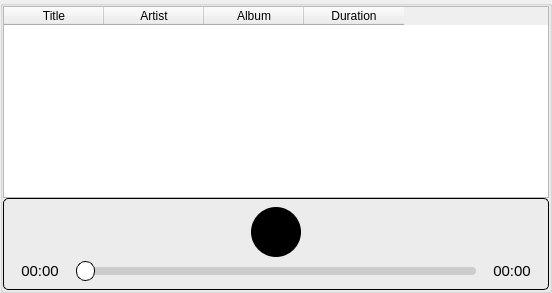
        <widget class="QGroupBox" name="MainBar">
         <property name="sizePolicy">
          <sizepolicy hsizetype="Expanding" vsizetype="Expanding">
           <horstretch>0</horstretch>
           <verstretch>0</verstretch>
          </sizepolicy>
         </property>
         <property name="minimumSize">
          <size>
           <width>0</width>
           <height>0</height>
          </size>
         </property>
         <property name="styleSheet">
          <string notr="true">#MainBar {
	border: 1px solid;
	border-radius: 5px;
}</string>
         </property>
         <property name="alignment">
          <set>Qt::AlignCenter</set>
         </property>
         <layout class="QVBoxLayout" name="verticalLayout_4">
          <property name="spacing">
           <number>0</number>
          </property>
          <property name="leftMargin">
           <number>0</number>
          </property>
          <property name="topMargin">
           <number>0</number>
          </property>
          <property name="rightMargin">
           <number>0</number>
          </property>
          <property name="bottomMargin">
           <number>0</number>
          </property>
          <item>
           <widget class="QFrame" name="Content_Main">
            <layout class="QVBoxLayout" name="Content_M">
             <property name="spacing">
              <number>0</number>
             </property>
             <property name="leftMargin">
              <number>0</number>
             </property>
             <property name="topMargin">
              <number>0</number>
             </property>
             <property name="rightMargin">
              <number>0</number>
             </property>
             <property name="bottomMargin">
              <number>0</number>
             </property>
             <item>
              <widget class="QFrame" name="crnt_playlist">
               <layout class="QHBoxLayout" name="current_playlist">
                <property name="spacing">
                 <number>0</number>
                </property>
                <property name="leftMargin">
                 <number>0</number>
                </property>
                <property name="topMargin">
                 <number>0</number>
                </property>
                <property name="rightMargin">
                 <number>0</number>
                </property>
                <property name="bottomMargin">
                 <number>0</number>
                </property>
                <item>
                 <widget class="QFrame" name="content">
                  <layout class="QVBoxLayout" name="verticalLayout_3">
                   <property name="spacing">
                    <number>0</number>
                   </property>
                   <property name="leftMargin">
                    <number>0</number>
                   </property>
                   <property name="topMargin">
                    <number>0</number>
                   </property>
                   <property name="rightMargin">
                    <number>0</number>
                   </property>
                   <property name="bottomMargin">
                    <number>0</number>
                   </property>
                   <item>
                    <widget class="QTableWidget" name="playlistWidget">
                     <column>
                      <property name="text">
                       <string>Title</string>
                      </property>
                     </column>
                     <column>
                      <property name="text">
                       <string>Artist</string>
                      </property>
                     </column>
                     <column>
                      <property name="text">
                       <string>Album</string>
                      </property>
                     </column>
                     <column>
                      <property name="text">
                       <string>Duration</string>
                      </property>
                     </column>
                    </widget>
                   </item>
                  </layout>
                 </widget>
                </item>
               </layout>
              </widget>
             </item>
             <item>
              <widget class="QFrame" name="control_panel">
               <property name="sizePolicy">
                <sizepolicy hsizetype="Preferred" vsizetype="Preferred">
                 <horstretch>0</horstretch>
                 <verstretch>0</verstretch>
                </sizepolicy>
               </property>
               <property name="minimumSize">
                <size>
                 <width>546</width>
                 <height>92</height>
                </size>
               </property>
               <property name="maximumSize">
                <size>
                 <width>16777215</width>
                 <height>100</height>
                </size>
               </property>
               <property name="styleSheet">
                <string notr="true">#control_panel{
	border: 1px solid;
	border-radius: 5px;
}

QLabel{
	color: black;
	font-size: 15px;
}

QPushButton {
	width: 50px;
	height: 50px;  
    color: white;
    background-color: rgb(0, 0, 0);  
    border: none;
	border-radius: 25px;
}

QPushButton:hover {
	border: 1px solid white;
}

QPushButton:checked {
    background-color: rgb(0, 0, 0);  
}</string>
               </property>
               <layout class="QHBoxLayout" name="horizontalLayout">
                <property name="spacing">
                 <number>0</number>
                </property>
                <property name="leftMargin">
                 <number>0</number>
                </property>
                <property name="topMargin">
                 <number>6</number>
                </property>
                <property name="rightMargin">
                 <number>0</number>
                </property>
                <property name="bottomMargin">
                 <number>6</number>
                </property>
                <item>
                 <widget class="QFrame" name="verticalFrame">
                  <property name="sizePolicy">
                   <sizepolicy hsizetype="Expanding" vsizetype="Preferred">
                    <horstretch>0</horstretch>
                    <verstretch>0</verstretch>
                   </sizepolicy>
                  </property>
                  <property name="layoutDirection">
                   <enum>Qt::LeftToRight</enum>
                  </property>
                  <layout class="QVBoxLayout" name="verticalLayout_2">
                   <property name="spacing">
                    <number>0</number>
                   </property>
                   <property name="leftMargin">
                    <number>0</number>
                   </property>
                   <property name="topMargin">
                    <number>0</number>
                   </property>
                   <property name="rightMargin">
                    <number>0</number>
                   </property>
                   <property name="bottomMargin">
                    <number>0</number>
                   </property>
                   <item>
                    <widget class="QFrame" name="horizontalFrame_3">
                     <property name="sizePolicy">
                      <sizepolicy hsizetype="Expanding" vsizetype="Expanding">
                       <horstretch>0</horstretch>
                       <verstretch>0</verstretch>
                      </sizepolicy>
                     </property>
                     <layout class="QHBoxLayout" name="horizontalLayout_12">
                      <property name="spacing">
                       <number>0</number>
                      </property>
                      <property name="leftMargin">
                       <number>0</number>
                      </property>
                      <property name="topMargin">
                       <number>0</number>
                      </property>
                      <property name="rightMargin">
                       <number>0</number>
                      </property>
                      <property name="bottomMargin">
                       <number>0</number>
                      </property>
                      <item>
                       <widget class="QPushButton" name="Playback_btn">
                        <property name="sizePolicy">
                         <sizepolicy hsizetype="Fixed" vsizetype="Fixed">
                          <horstretch>0</horstretch>
                          <verstretch>0</verstretch>
                         </sizepolicy>
                        </property>
                        <property name="minimumSize">
                         <size>
                          <width>0</width>
                          <height>0</height>
                         </size>
                        </property>
                        <property name="maximumSize">
                         <size>
                          <width>16777215</width>
                          <height>16777215</height>
                         </size>
                        </property>
                        <property name="autoFillBackground">
                         <bool>false</bool>
                        </property>
                        <property name="styleSheet">
                         <string notr="true"/>
                        </property>
                        <property name="text">
                         <string/>
                        </property>
                        <property name="icon">
                         <iconset resource="res.qrc">
                          <normaloff>:/icon/icons/play.svg</normaloff>
                          <normalon>:/icon/icons/pause.svg</normalon>:/icon/icons/play.svg</iconset>
                        </property>
                        <property name="iconSize">
                         <size>
                          <width>30</width>
                          <height>30</height>
                         </size>
                        </property>
                        <property name="checkable">
                         <bool>true</bool>
                        </property>
                        <property name="checked">
                         <bool>false</bool>
                        </property>
                        <property name="autoRepeat">
                         <bool>false</bool>
                        </property>
                       </widget>
                      </item>
                     </layout>
                    </widget>
                   </item>
                   <item>
                    <widget class="QFrame" name="horizontalFrame">
                     <property name="sizePolicy">
                      <sizepolicy hsizetype="Preferred" vsizetype="Fixed">
                       <horstretch>0</horstretch>
                       <verstretch>0</verstretch>
                      </sizepolicy>
                     </property>
                     <layout class="QHBoxLayout" name="horizontalLayout_13">
                      <property name="spacing">
                       <number>0</number>
                      </property>
                      <property name="leftMargin">
                       <number>0</number>
                      </property>
                      <property name="topMargin">
                       <number>0</number>
                      </property>
                      <property name="rightMargin">
                       <number>0</number>
                      </property>
                      <property name="bottomMargin">
                       <number>0</number>
                      </property>
                      <item>
                       <widget class="QLabel" name="CurrentTime">
                        <property name="text">
                         <string>00:00</string>
                        </property>
                        <property name="alignment">
                         <set>Qt::AlignCenter</set>
                        </property>
                       </widget>
                      </item>
                      <item>
                       <widget class="QSlider" name="SeekBar">
                        <property name="minimumSize">
                         <size>
                          <width>0</width>
                          <height>24</height>
                         </size>
                        </property>
                        <property name="maximumSize">
                         <size>
                          <width>400</width>
                          <height>24</height>
                         </size>
                        </property>
                        <property name="styleSheet">
                         <string notr="true">QSlider {
    background-color: transparent; /* Убираем фон */
}

/* Стиль для трека */
QSlider::groove:horizontal {
    height: 8px; /* Высота трека */
    background: #ddd; /* Цвет фона трека */
    border-radius: 4px; /* Закругление углов */
}

/* Стиль для заполненной части трека */
QSlider::sub-page:horizontal {
    background: #000; /* Цвет заполненной части */
    border-radius: 4px;
}

/* Стиль для пустой части трека */
QSlider::add-page:horizontal {
    background: #ccc; /* Цвет пустой части */
    border-radius: 4px;
}

/* Стиль для ползунка */
QSlider::handle:horizontal {
    width: 17px; /* Ширина ползунка */
    height: 17px; /* Высота ползунка */
    background: #ffffff; /* Цвет ползунка (белый) */
    margin: -6px 0; /* Отступы для центрирования */
    border: 1px solid #000; /* Граница ползунка (черная) */
    border-radius: 9px; /* Закругление углов (половина от размера) */
}

/* Стиль для делений */
QSlider::tick-mark:horizontal {
    background: #888; /* Цвет делений */
    height: 4px; /* Высота делений */
    width: 2px; /* Ширина делений */
}</string>
                        </property>
                        <property name="orientation">
                         <enum>Qt::Horizontal</enum>
                        </property>
                       </widget>
                      </item>
                      <item>
                       <widget class="QLabel" name="EndTime">
                        <property name="text">
                         <string>00:00</string>
                        </property>
                        <property name="alignment">
                         <set>Qt::AlignCenter</set>
                        </property>
                       </widget>
                      </item>
                     </layout>
                    </widget>
                   </item>
                  </layout>
                 </widget>
                </item>
               </layout>
              </widget>
             </item>
            </layout>
           </widget>
          </item>
         </layout>
        </widget>
